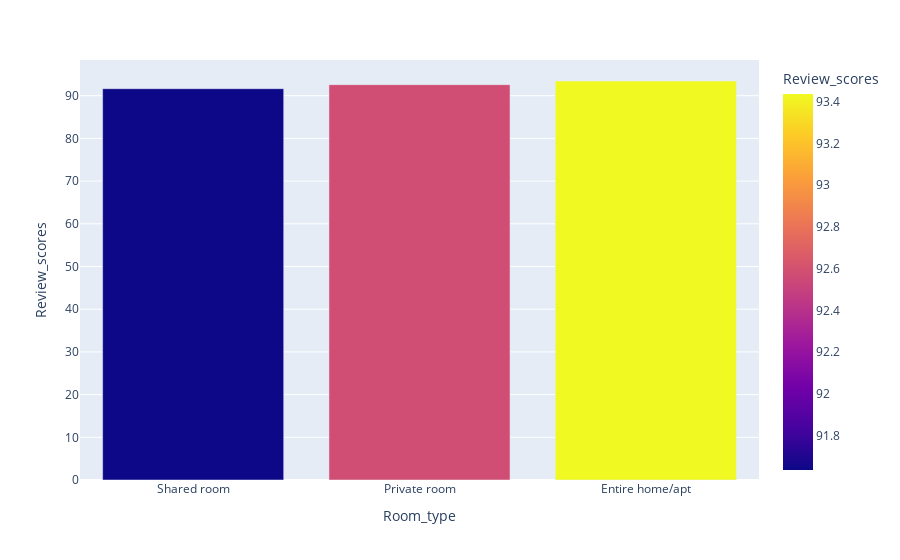

Source (notebook cell):
### Code cell
rev_df = df.groupby('Room_type',as_index=False)['Review_scores'].mean().sort_values(by='Review_scores')
fig = px.bar(data_frame=rev_df,x='Room_type',y='Review_scores',color='Review_scores')
fig.show()

### Figure 1 — Plotly figure (JSON) as saved in the notebook; plotly's stock layout.template omitted (floating-point values rounded to 4 significant figures)
{"data": [{"alignmentgroup": "True", "hovertemplate": "Room_type=%{x}<br>Review_scores=%{marker.color}<extra></extra>", "legendgroup": "", "marker": {"color": [91.63, 92.58, 93.44], "coloraxis": "coloraxis", "pattern": {"shape": ""}}, "name": "", "offsetgroup": "", "orientation": "v", "showlegend": false, "textposition": "auto", "type": "bar", "x": ["Shared room", "Private room", "Entire home/apt"], "xaxis": "x", "y": [91.63, 92.58, 93.44], "yaxis": "y"}], "layout": {"barmode": "relative", "coloraxis": {"colorbar": {"title": {"text": "Review_scores"}}, "colorscale": [[0, "#0d0887"], [0.1111, "#46039f"], [0.2222, "#7201a8"], [0.3333, "#9c179e"], [0.4444, "#bd3786"], [0.5556, "#d8576b"], [0.6667, "#ed7953"], [0.7778, "#fb9f3a"], [0.8889, "#fdca26"], [1, "#f0f921"]]}, "legend": {"tracegroupgap": 0}, "margin": {"t": 60}, "xaxis": {"anchor": "y", "domain": [0, 1], "title": {"text": "Room_type"}}, "yaxis": {"anchor": "x", "domain": [0, 1], "title": {"text": "Review_scores"}}}}
